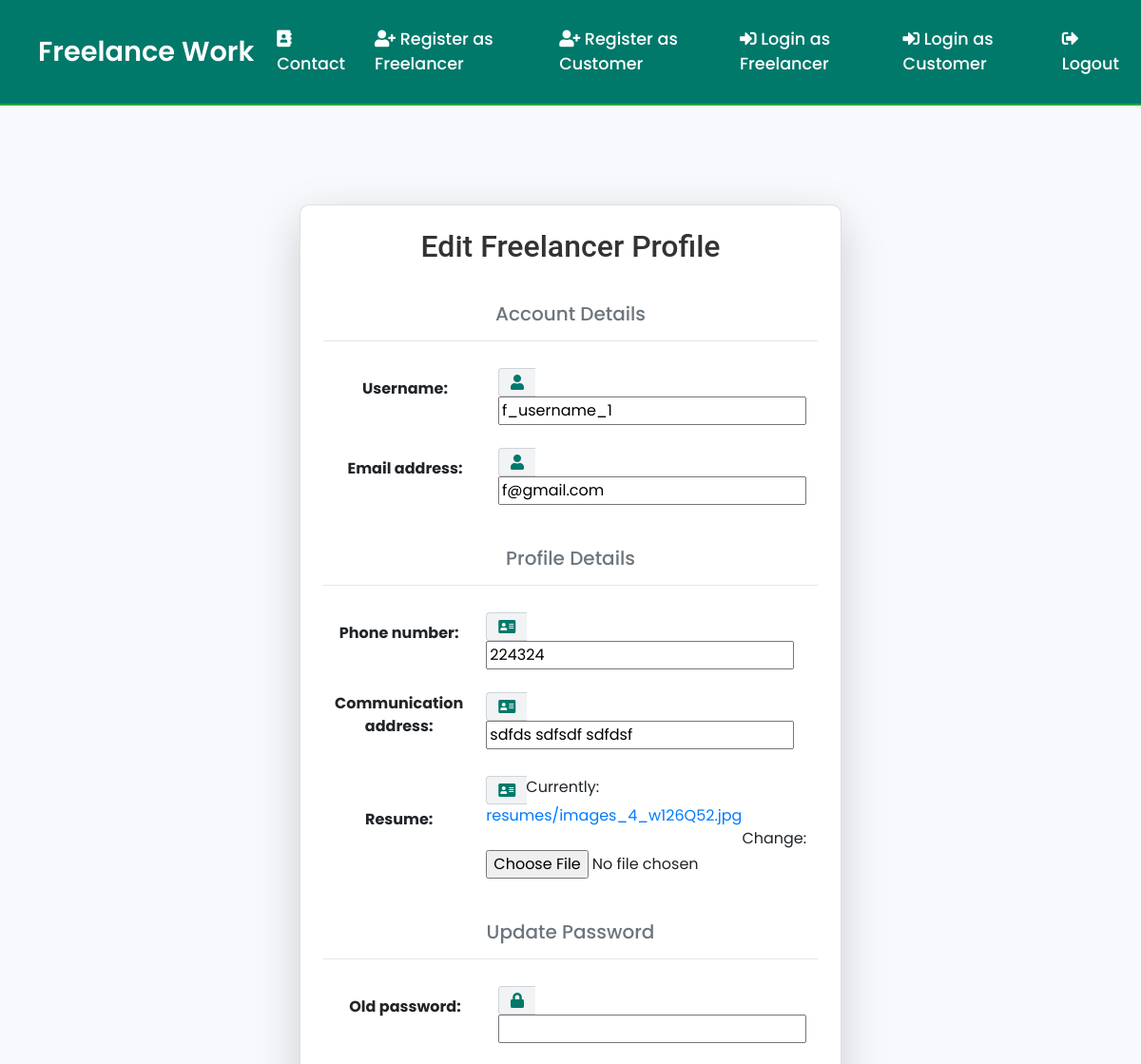
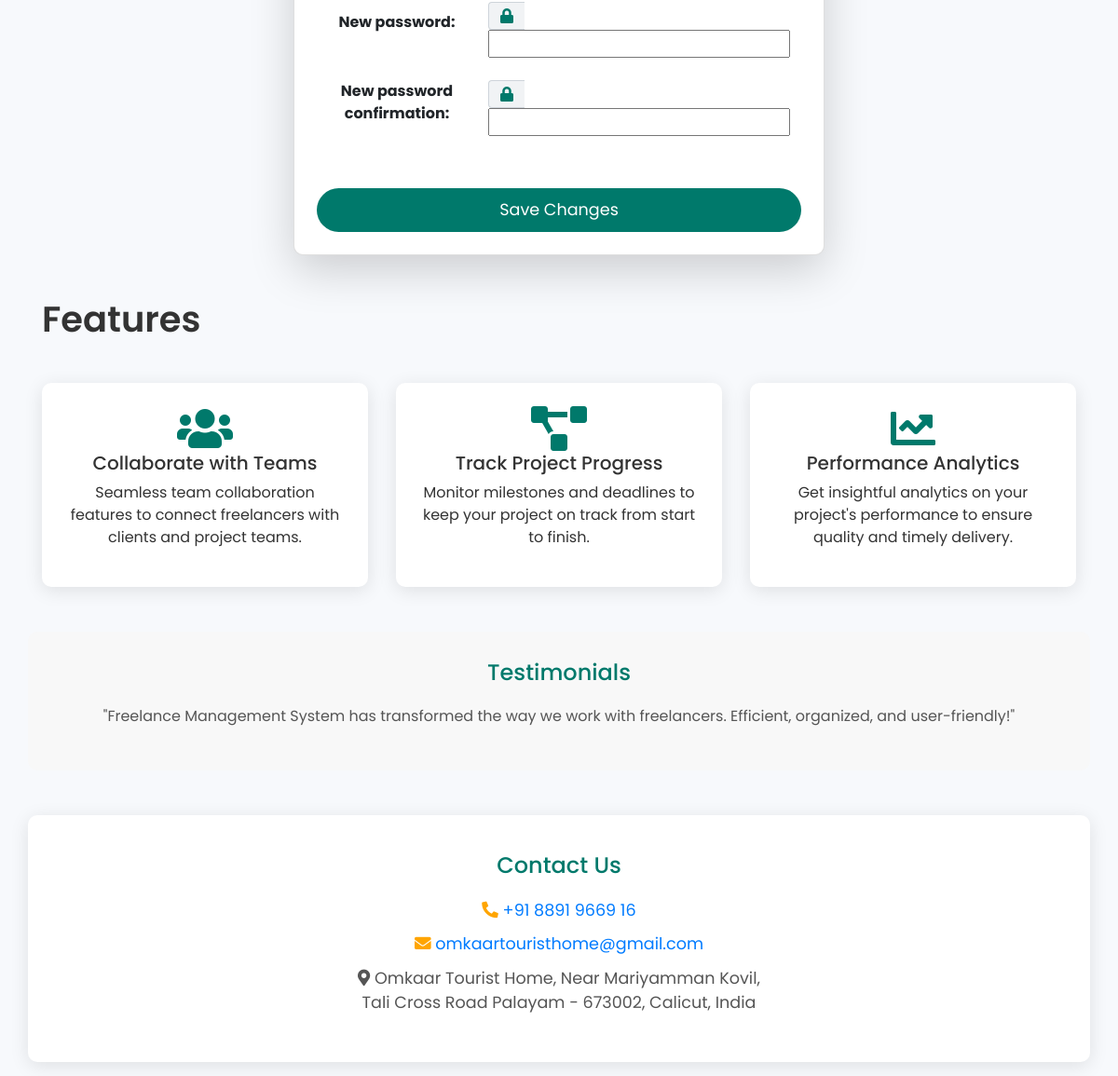
Page /edit_freelancer_profile/ (signed in) on the committed database (2 pictures, top to bottom).
### freelancers_app/models.py (models this page shows, shortened)
class User(AbstractUser):
    ROLE_CHOICES = (
        ('admin', 'Admin'),
        ('freelancer', 'Freelancer'),
        ('viewer', 'Viewer'),
    )
    role = models.CharField(max_length=10, choices=ROLE_CHOICES, default='viewer')

class FreelancerProfile(models.Model):
    user = models.OneToOneField(User, on_delete=models.CASCADE, related_name="freelancer_profile")
    phone_number = models.CharField(max_length=15)
    communication_address = models.CharField(max_length=500)
    resume = models.FileField(upload_to='resumes/')
    is_approved = models.BooleanField(default=False)

### freelancers_app/views.py (the view, shortened to what this page needs)
# urls.py: path('edit_freelancer_profile/', views.edit_freelancer_profile, name='edit_freelancer_profile'),
@login_required
def edit_freelancer_profile(request):
    freelancer_profile, created = FreelancerProfile.objects.get_or_create(user=request.user)
    user_form = UserEditForm(instance=request.user)
    profile_form = FreelancerProfileEditForm(instance=freelancer_profile)
    password_form = PasswordUpdateForm(user=request.user)
    return render(request, 'edit_freelancer_profile.html', {
        'user_form': user_form,
        'profile_form': profile_form,
        'password_form': password_form
    })

### freelancers_app/forms.py
class UserEditForm(forms.ModelForm):
    class Meta:
        model = User
        fields = ['username', 'email']

class FreelancerProfileEditForm(forms.ModelForm):
    class Meta:
        model = FreelancerProfile
        fields = ['phone_number', 'communication_address', 'resume']

### templates/edit_freelancer_profile.html (shortened to what this page needs)
{% extends 'home.html' %}
{% block content %}
<div class="container" style="max-width: 600px; margin-top: 80px;">
    <div class="card shadow-lg p-4">
        <h2 class="text-center mb-4" style="font-family: 'Roboto', sans-serif; color: #333;">Edit Freelancer Profile</h2>
        <form method="post" enctype="multipart/form-data">
            <h5 class="text-secondary mt-3">Account Details</h5>
            <hr>
            <div class="table-responsive mb-3">
                <table class="table table-borderless">
                    {% for field in user_form %}
                    <tr>
                        <td class="text-end align-middle col-4"><label for="{{ field.id_for_label }}" class="font-weight-bold">{{ field.label_tag }}</label></td>
                        <td>
                            <div class="input-group">
                                <div class="input-group-prepend">
                                    <span class="input-group-text"><i class="fas fa-user" style="color: #00796b;"></i></span>
                                </div>
                                {{ field }}
                            </div>
                        </td>
                    </tr>
                    {% endfor %}
                </table>
            </div>
            <h5 class="text-secondary mt-3">Profile Details</h5>
            <hr>
            <div class="table-responsive mb-3">
                <table class="table table-borderless">
                    {% for field in profile_form %}
                    <tr>
                        <td class="text-end align-middle col-4"><label for="{{ field.id_for_label }}" class="font-weight-bold">{{ field.label_tag }}</label></td>
                        <td>
                            <div class="input-group">
                                <div class="input-group-prepend">
                                    <span class="input-group-text"><i class="fas fa-address-card" style="color: #00796b;"></i></span>
                                </div>
                                {{ field }}
                            </div>
                        </td>
                    </tr>
                    {% endfor %}
                </table>
            </div>
            <h5 class="text-secondary mt-3">Update Password</h5>
            <hr>
            <div class="table-responsive mb-3">
                <table class="table table-borderless">
                    {% for field in password_form %}
                    <tr>
                        <td class="text-end align-middle col-4"><label for="{{ field.id_for_label }}" class="font-weight-bold">{{ field.label_tag }}</label></td>
                        <td>
                            <div class="input-group">
                                <div class="input-group-prepend">
                                    <span class="input-group-text"><i class="fas fa-lock" style="color: #00796b;"></i></span>
                                </div>
                                {{ field }}
                            </div>
                        </td>
                    </tr>
                    {% endfor %}
                </table>
            </div>
            <div class="d-grid gap-2 mt-4">
                <button type="submit" class="btn btn-primary">Save Changes</button>
            </div>
        </form>
    </div>
</div>
{% endblock %}

### templates/home.html (style rules this page uses)
:root { --primary-color: #00796b; --button-color: #28a745; --button-hover-color: #218838; --text-color: #333; --bg-color: #f5f9fd; --card-bg-color: #ffffff; --card-hover-shadow: rgba(0, 0, 0, 0.15); }
body { background-color: var(--bg-color); font-family: 'Poppins', sans-serif; color: var(--text-color); padding: 15px; }

### templates/edit_freelancer_profile.html (style rules this page uses)
body { background-color: #f7f9fc; }
.card { border-radius: 10px; }
.btn-primary { background-color: #00796b; border: none; padding: 10px 20px; font-size: 1.1rem; border-radius: 50px; width: 100%; }
.input-group-text { background-color: #f1f3f5; border-right: 0; }
.input-group-text i { color: #00796b; }

### rows in the picture
User: user_form "f_username_1" "f@gmail.com"
FreelancerProfile: profile_form "224324" "sdfds sdfsdf sdfdsf"

### other values in the picture
{{ field.label_tag }} "Username:" "Email address:"
{{ field.label_tag }} "Phone number:" "Communication address:" "Resume:"
{{ field.label_tag }} "Old password:" "New password:" "New password confirmation:"
